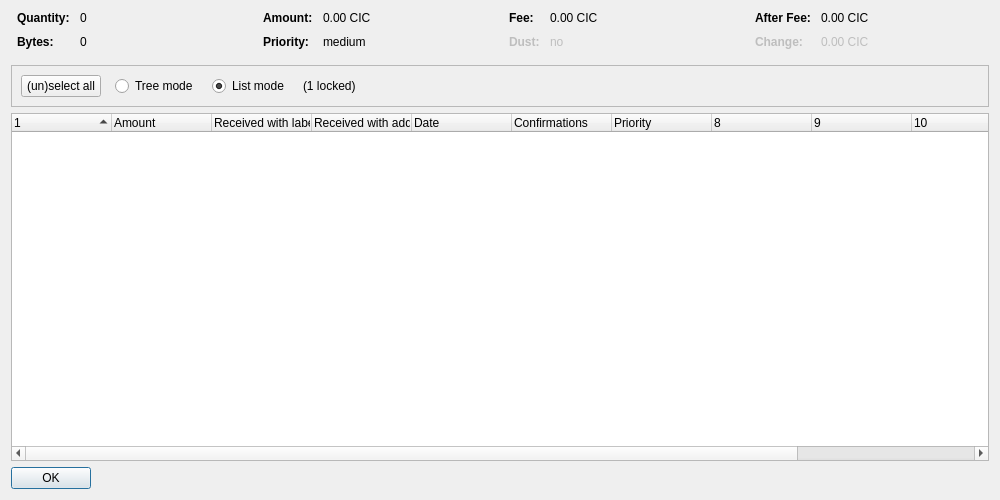
<?xml version="1.0" encoding="UTF-8"?>
<ui version="4.0">
 <class>CoinControlDialog</class>
 <widget class="QDialog" name="CoinControlDialog">
  <property name="geometry">
   <rect>
    <x>0</x>
    <y>0</y>
    <width>1000</width>
    <height>500</height>
   </rect>
  </property>
  <property name="windowTitle">
   <string>Coin Selection</string>
  </property>
  <layout class="QVBoxLayout" name="verticalLayout">
   <item>
    <layout class="QHBoxLayout" name="horizontalLayoutTop" stretch="0,0,0,0">
     <property name="topMargin">
      <number>0</number>
     </property>
     <property name="bottomMargin">
      <number>10</number>
     </property>
     <item>
      <layout class="QFormLayout" name="formLayoutCoinControl1">
       <property name="horizontalSpacing">
        <number>10</number>
       </property>
       <property name="verticalSpacing">
        <number>10</number>
       </property>
       <property name="leftMargin">
        <number>6</number>
       </property>
       <property name="rightMargin">
        <number>6</number>
       </property>
       <item row="0" column="0">
        <widget class="QLabel" name="labelCoinControlQuantityText">
         <property name="font">
          <font>
           <weight>75</weight>
           <bold>true</bold>
          </font>
         </property>
         <property name="text">
          <string>Quantity:</string>
         </property>
        </widget>
       </item>
       <item row="0" column="1">
        <widget class="QLabel" name="labelCoinControlQuantity">
         <property name="cursor">
          <cursorShape>IBeamCursor</cursorShape>
         </property>
         <property name="contextMenuPolicy">
          <enum>Qt::ActionsContextMenu</enum>
         </property>
         <property name="text">
          <string notr="true">0</string>
         </property>
         <property name="textInteractionFlags">
          <set>Qt::LinksAccessibleByMouse|Qt::TextSelectableByKeyboard|Qt::TextSelectableByMouse</set>
         </property>
        </widget>
       </item>
       <item row="1" column="0">
        <widget class="QLabel" name="labelCoinControlBytesText">
         <property name="font">
          <font>
           <weight>75</weight>
           <bold>true</bold>
          </font>
         </property>
         <property name="text">
          <string>Bytes:</string>
         </property>
        </widget>
       </item>
       <item row="1" column="1">
        <widget class="QLabel" name="labelCoinControlBytes">
         <property name="cursor">
          <cursorShape>IBeamCursor</cursorShape>
         </property>
         <property name="contextMenuPolicy">
          <enum>Qt::ActionsContextMenu</enum>
         </property>
         <property name="text">
          <string notr="true">0</string>
         </property>
         <property name="textInteractionFlags">
          <set>Qt::LinksAccessibleByMouse|Qt::TextSelectableByKeyboard|Qt::TextSelectableByMouse</set>
         </property>
        </widget>
       </item>
      </layout>
     </item>
     <item>
      <layout class="QFormLayout" name="formLayoutCoinControl2">
       <property name="horizontalSpacing">
        <number>10</number>
       </property>
       <property name="verticalSpacing">
        <number>10</number>
       </property>
       <property name="leftMargin">
        <number>6</number>
       </property>
       <property name="rightMargin">
        <number>6</number>
       </property>
       <item row="0" column="0">
        <widget class="QLabel" name="labelCoinControlAmountText">
         <property name="font">
          <font>
           <weight>75</weight>
           <bold>true</bold>
          </font>
         </property>
         <property name="text">
          <string>Amount:</string>
         </property>
        </widget>
       </item>
       <item row="0" column="1">
        <widget class="QLabel" name="labelCoinControlAmount">
         <property name="cursor">
          <cursorShape>IBeamCursor</cursorShape>
         </property>
         <property name="contextMenuPolicy">
          <enum>Qt::ActionsContextMenu</enum>
         </property>
         <property name="text">
          <string notr="true">0.00 CIC</string>
         </property>
         <property name="textInteractionFlags">
          <set>Qt::LinksAccessibleByMouse|Qt::TextSelectableByKeyboard|Qt::TextSelectableByMouse</set>
         </property>
        </widget>
       </item>
       <item row="1" column="0">
        <widget class="QLabel" name="labelCoinControlPriorityText">
         <property name="font">
          <font>
           <weight>75</weight>
           <bold>true</bold>
          </font>
         </property>
         <property name="text">
          <string>Priority:</string>
         </property>
        </widget>
       </item>
       <item row="1" column="1">
        <widget class="QLabel" name="labelCoinControlPriority">
         <property name="cursor">
          <cursorShape>IBeamCursor</cursorShape>
         </property>
         <property name="contextMenuPolicy">
          <enum>Qt::ActionsContextMenu</enum>
         </property>
         <property name="text">
          <string notr="true">medium</string>
         </property>
         <property name="textInteractionFlags">
          <set>Qt::LinksAccessibleByMouse|Qt::TextSelectableByKeyboard|Qt::TextSelectableByMouse</set>
         </property>
        </widget>
       </item>
      </layout>
     </item>
     <item>
      <layout class="QFormLayout" name="formLayoutCoinControl3">
       <property name="horizontalSpacing">
        <number>10</number>
       </property>
       <property name="verticalSpacing">
        <number>10</number>
       </property>
       <property name="leftMargin">
        <number>6</number>
       </property>
       <property name="rightMargin">
        <number>6</number>
       </property>
       <item row="0" column="0">
        <widget class="QLabel" name="labelCoinControlFeeText">
         <property name="font">
          <font>
           <weight>75</weight>
           <bold>true</bold>
          </font>
         </property>
         <property name="text">
          <string>Fee:</string>
         </property>
        </widget>
       </item>
       <item row="0" column="1">
        <widget class="QLabel" name="labelCoinControlFee">
         <property name="cursor">
          <cursorShape>IBeamCursor</cursorShape>
         </property>
         <property name="contextMenuPolicy">
          <enum>Qt::ActionsContextMenu</enum>
         </property>
         <property name="text">
          <string notr="true">0.00 CIC</string>
         </property>
         <property name="textInteractionFlags">
          <set>Qt::LinksAccessibleByMouse|Qt::TextSelectableByKeyboard|Qt::TextSelectableByMouse</set>
         </property>
        </widget>
       </item>
       <item row="1" column="0">
        <widget class="QLabel" name="labelCoinControlLowOutputText">
         <property name="enabled">
          <bool>false</bool>
         </property>
         <property name="font">
          <font>
           <weight>75</weight>
           <bold>true</bold>
          </font>
         </property>
         <property name="text">
          <string>Dust:</string>
         </property>
        </widget>
       </item>
       <item row="1" column="1">
        <widget class="QLabel" name="labelCoinControlLowOutput">
         <property name="enabled">
          <bool>false</bool>
         </property>
         <property name="cursor">
          <cursorShape>IBeamCursor</cursorShape>
         </property>
         <property name="contextMenuPolicy">
          <enum>Qt::ActionsContextMenu</enum>
         </property>
         <property name="text">
          <string notr="true">no</string>
         </property>
         <property name="textInteractionFlags">
          <set>Qt::LinksAccessibleByMouse|Qt::TextSelectableByKeyboard|Qt::TextSelectableByMouse</set>
         </property>
        </widget>
       </item>
      </layout>
     </item>
     <item>
      <layout class="QFormLayout" name="formLayoutCoinControl4">
       <property name="horizontalSpacing">
        <number>10</number>
       </property>
       <property name="verticalSpacing">
        <number>10</number>
       </property>
       <property name="leftMargin">
        <number>6</number>
       </property>
       <property name="rightMargin">
        <number>6</number>
       </property>
       <item row="0" column="0">
        <widget class="QLabel" name="labelCoinControlAfterFeeText">
         <property name="font">
          <font>
           <weight>75</weight>
           <bold>true</bold>
          </font>
         </property>
         <property name="text">
          <string>After Fee:</string>
         </property>
        </widget>
       </item>
       <item row="0" column="1">
        <widget class="QLabel" name="labelCoinControlAfterFee">
         <property name="cursor">
          <cursorShape>IBeamCursor</cursorShape>
         </property>
         <property name="contextMenuPolicy">
          <enum>Qt::ActionsContextMenu</enum>
         </property>
         <property name="text">
          <string notr="true">0.00 CIC</string>
         </property>
         <property name="textInteractionFlags">
          <set>Qt::LinksAccessibleByMouse|Qt::TextSelectableByKeyboard|Qt::TextSelectableByMouse</set>
         </property>
        </widget>
       </item>
       <item row="1" column="0">
        <widget class="QLabel" name="labelCoinControlChangeText">
         <property name="enabled">
          <bool>false</bool>
         </property>
         <property name="font">
          <font>
           <weight>75</weight>
           <bold>true</bold>
          </font>
         </property>
         <property name="text">
          <string>Change:</string>
         </property>
        </widget>
       </item>
       <item row="1" column="1">
        <widget class="QLabel" name="labelCoinControlChange">
         <property name="enabled">
          <bool>false</bool>
         </property>
         <property name="cursor">
          <cursorShape>IBeamCursor</cursorShape>
         </property>
         <property name="contextMenuPolicy">
          <enum>Qt::ActionsContextMenu</enum>
         </property>
         <property name="text">
          <string notr="true">0.00 CIC</string>
         </property>
         <property name="textInteractionFlags">
          <set>Qt::LinksAccessibleByMouse|Qt::TextSelectableByKeyboard|Qt::TextSelectableByMouse</set>
         </property>
        </widget>
       </item>
      </layout>
     </item>
    </layout>
   </item>
   <item>
    <widget class="QFrame" name="frame">
     <property name="minimumSize">
      <size>
       <width>0</width>
       <height>40</height>
      </size>
     </property>
     <property name="frameShape">
      <enum>QFrame::StyledPanel</enum>
     </property>
     <property name="frameShadow">
      <enum>QFrame::Sunken</enum>
     </property>
     <layout class="QHBoxLayout" name="horizontalLayout">
      <item>
       <layout class="QHBoxLayout" name="horizontalLayoutPanel" stretch="0,0,0,0,0">
        <property name="spacing">
         <number>14</number>
        </property>
        <item>
         <widget class="QPushButton" name="pushButtonSelectAll">
          <property name="sizePolicy">
           <sizepolicy hsizetype="Maximum" vsizetype="Fixed">
            <horstretch>0</horstretch>
            <verstretch>0</verstretch>
           </sizepolicy>
          </property>
          <property name="text">
           <string>(un)select all</string>
          </property>
          <property name="autoDefault">
           <bool>false</bool>
          </property>
         </widget>
        </item>
        <item>
         <widget class="QRadioButton" name="radioTreeMode">
          <property name="sizePolicy">
           <sizepolicy hsizetype="Maximum" vsizetype="Fixed">
            <horstretch>0</horstretch>
            <verstretch>0</verstretch>
           </sizepolicy>
          </property>
          <property name="text">
           <string>Tree mode</string>
          </property>
         </widget>
        </item>
        <item>
         <widget class="QRadioButton" name="radioListMode">
          <property name="sizePolicy">
           <sizepolicy hsizetype="Maximum" vsizetype="Fixed">
            <horstretch>0</horstretch>
            <verstretch>0</verstretch>
           </sizepolicy>
          </property>
          <property name="text">
           <string>List mode</string>
          </property>
          <property name="checked">
           <bool>true</bool>
          </property>
         </widget>
        </item>
        <item>
         <widget class="QLabel" name="labelLocked">
          <property name="text">
           <string notr="true">(1 locked)</string>
          </property>
         </widget>
        </item>
        <item>
         <spacer name="horizontalSpacer">
          <property name="orientation">
           <enum>Qt::Horizontal</enum>
          </property>
          <property name="sizeHint" stdset="0">
           <size>
            <width>40</width>
            <height>20</height>
           </size>
          </property>
         </spacer>
        </item>
       </layout>
      </item>
     </layout>
    </widget>
   </item>
   <item>
    <widget class="CoinControlTreeWidget" name="treeWidget">
     <property name="contextMenuPolicy">
      <enum>Qt::CustomContextMenu</enum>
     </property>
     <property name="sortingEnabled">
      <bool>false</bool>
     </property>
     <property name="columnCount">
      <number>12</number>
     </property>
     <attribute name="headerShowSortIndicator" stdset="0">
      <bool>true</bool>
     </attribute>
     <attribute name="headerStretchLastSection">
      <bool>false</bool>
     </attribute>
     <column>
      <property name="text">
       <string/>
      </property>
     </column>
     <column>
      <property name="text">
       <string>Amount</string>
      </property>
     </column>
     <column>
      <property name="text">
       <string>Received with label</string>
      </property>
     </column>
     <column>
      <property name="text">
       <string>Received with address</string>
      </property>
     </column>
     <column>
      <property name="text">
       <string>Date</string>
      </property>
     </column>
     <column>
      <property name="text">
       <string>Confirmations</string>
      </property>
      <property name="toolTip">
       <string>Confirmed</string>
      </property>
     </column>
     <column>
      <property name="text">
       <string>Priority</string>
      </property>
     </column>
     <column>
      <property name="text">
       <string/>
      </property>
     </column>
     <column>
      <property name="text">
       <string/>
      </property>
     </column>
     <column>
      <property name="text">
       <string/>
      </property>
     </column>
     <column>
      <property name="text">
       <string/>
      </property>
     </column>
     <column>
      <property name="text">
       <string/>
      </property>
     </column>
    </widget>
   </item>
   <item>
    <widget class="QDialogButtonBox" name="buttonBox">
     <property name="sizePolicy">
      <sizepolicy hsizetype="Maximum" vsizetype="Fixed">
       <horstretch>0</horstretch>
       <verstretch>0</verstretch>
      </sizepolicy>
     </property>
     <property name="orientation">
      <enum>Qt::Horizontal</enum>
     </property>
     <property name="standardButtons">
      <set>QDialogButtonBox::Ok</set>
     </property>
    </widget>
   </item>
  </layout>
 </widget>
 <customwidgets>
  <customwidget>
   <class>CoinControlTreeWidget</class>
   <extends>QTreeWidget</extends>
   <header>coincontroltreewidget.h</header>
  </customwidget>
 </customwidgets>
 <resources/>
 <connections/>
</ui>
